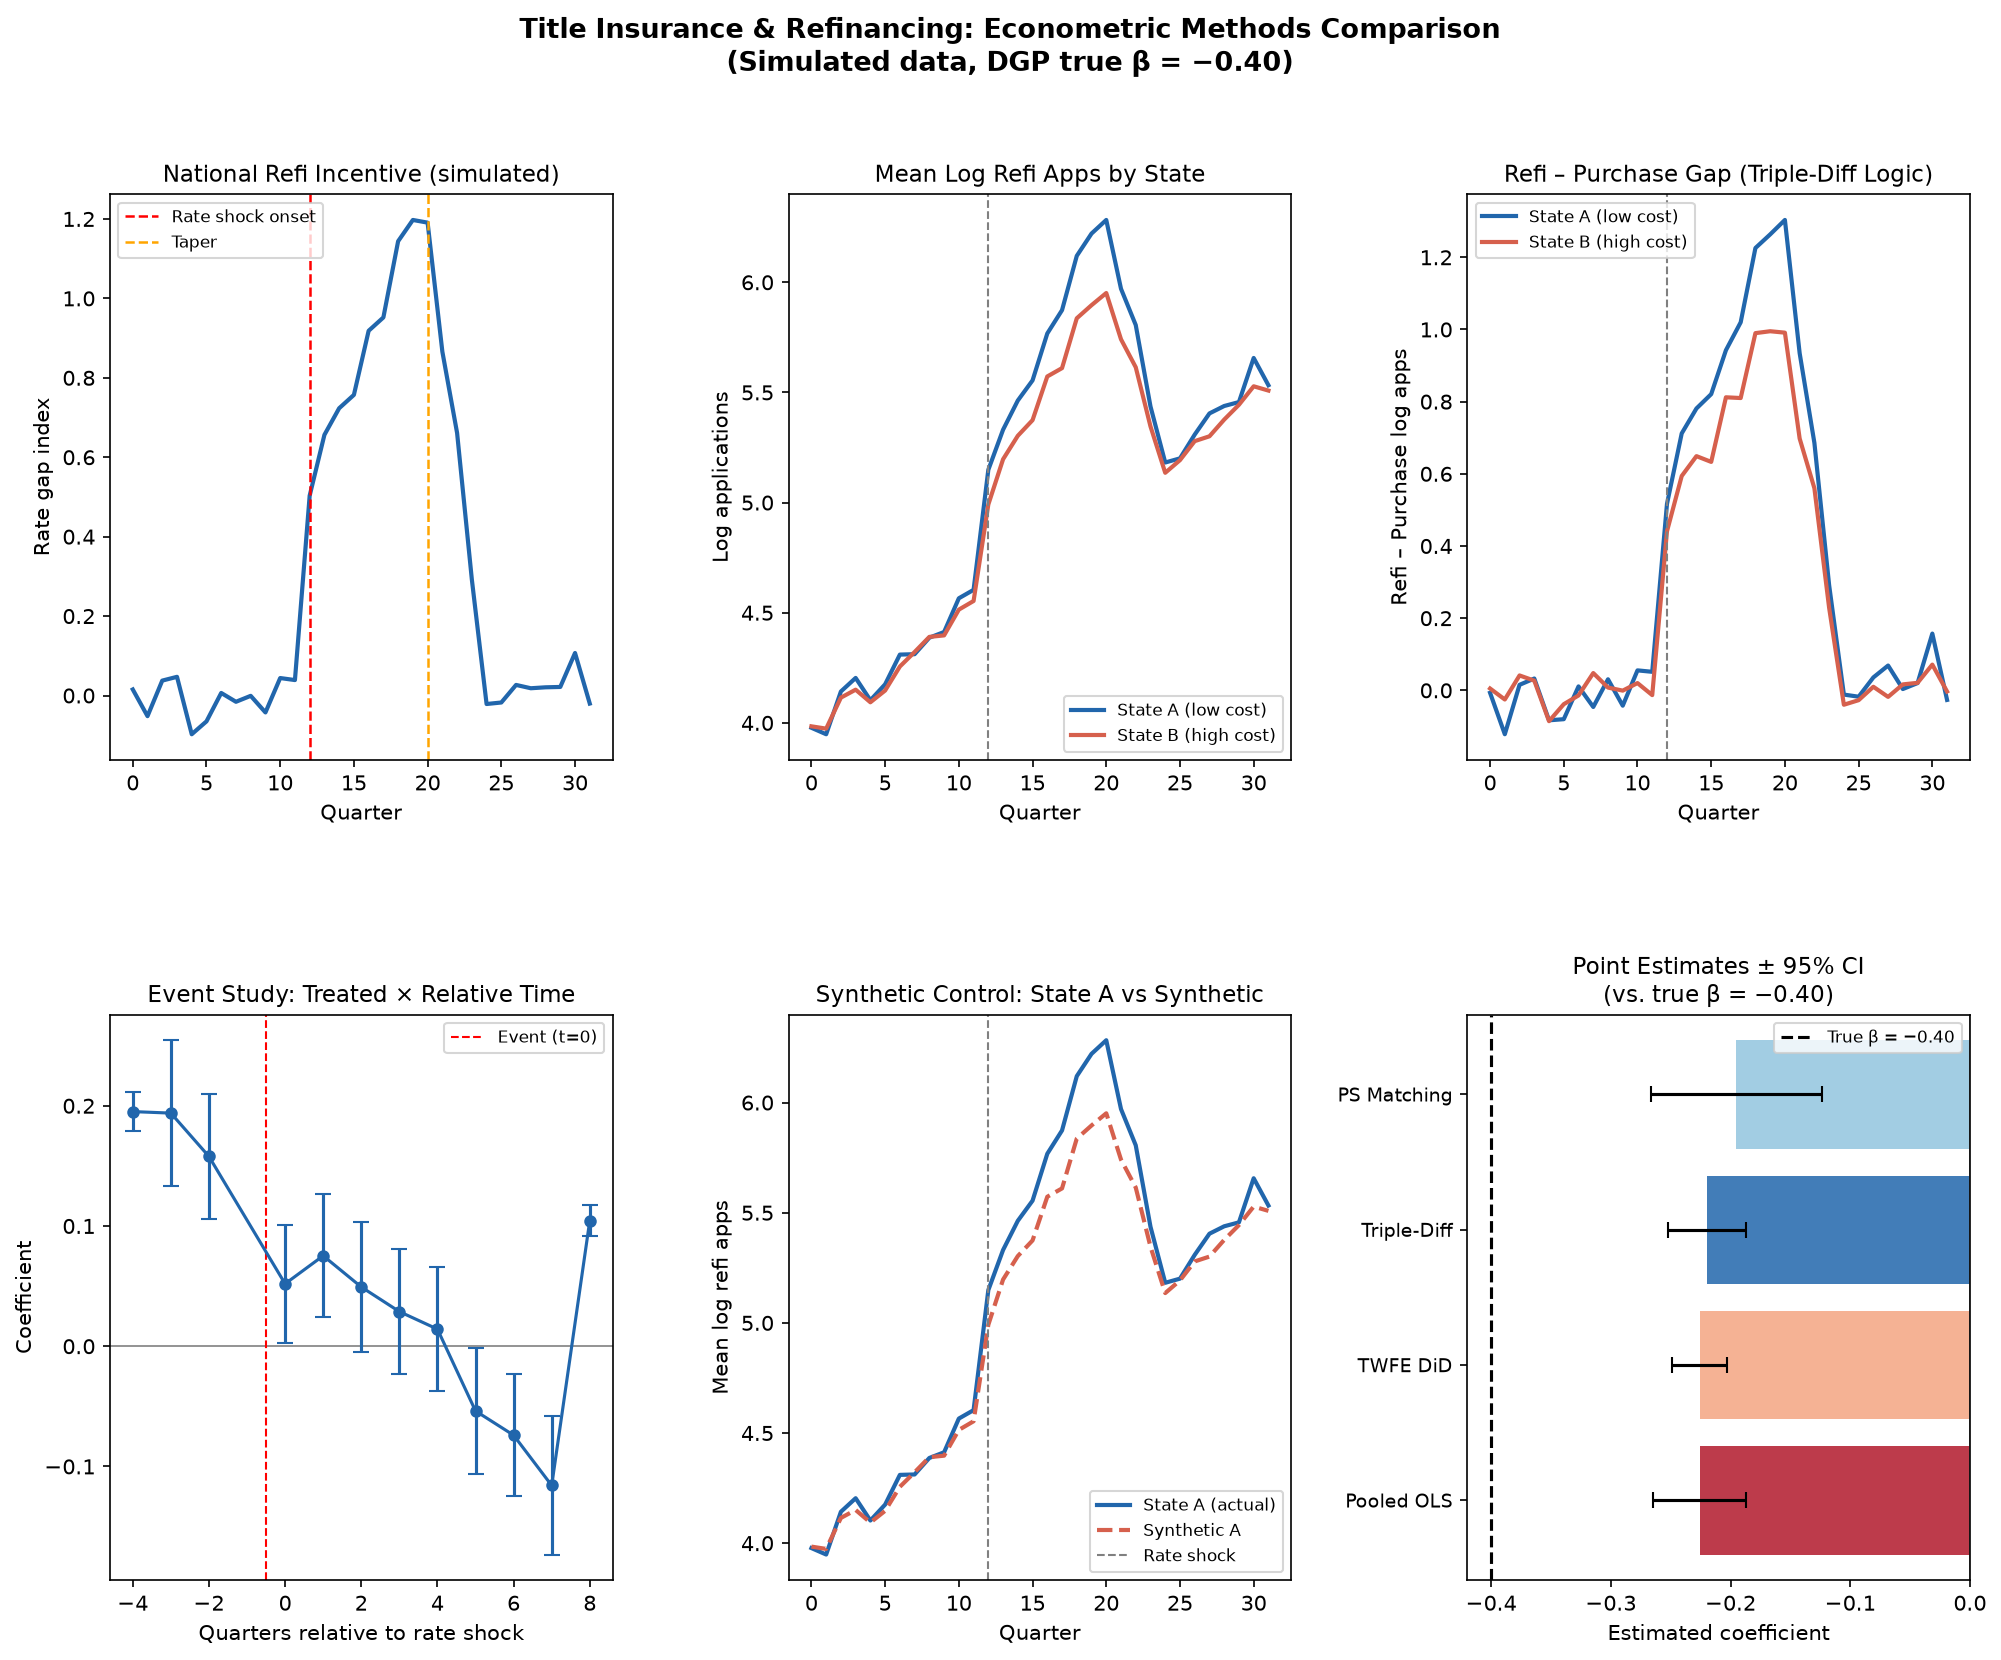

Reproduce this figure in Python.
"""
Econometric Methods Comparison: Title Insurance as a Refinance Friction
=======================================================================
Simulates county-level mortgage panel data and estimates the effect of
title-insurance costs on refinancing activity using six identification
strategies. Compares point estimates, standard errors, and assumptions.

Data-generating process mirrors the proposed empirical design:
  - Counties in two states (high vs. low title cost)
  - Border-county pairs share local economic conditions
  - National rate shocks create exogenous refinancing incentives
  - Title cost friction suppresses refi response (true beta = -0.4)

Methods compared:
  1. Pooled OLS (naive)
  2. Two-way Fixed Effects (TWFE) DiD
  3. Triple-Difference (state x purpose x rate-shock)
  4. Event Study (TWFE with leads/lags)
  5. Propensity-Score Matching (cross-section)
  6. Synthetic Control (Iowa vs. synthetic Iowa)
"""

import numpy as np
import pandas as pd
import matplotlib.pyplot as plt
import matplotlib.gridspec as gridspec
from scipy import stats
import warnings
warnings.filterwarnings("ignore")

# Optional: install with pip install linearmodels
try:
    from linearmodels.panel import PanelOLS, BetweenOLS
    HAS_LINEARMODELS = True
except ImportError:
    HAS_LINEARMODELS = False
    print("linearmodels not installed — TWFE will use statsmodels dummies instead.")

import statsmodels.formula.api as smf
import statsmodels.api as sm

np.random.seed(42)

# ---------------------------------------------------------------------------
# 1. DATA GENERATION
# ---------------------------------------------------------------------------

def generate_data(
    n_counties=120,          # 60 per state, 30 border pairs each side
    n_periods=32,            # quarterly, 2017Q1–2024Q4
    true_beta=-0.40,         # true triple-diff coefficient
    border_corr=0.70,        # within-pair correlation in local shocks
):
    """
    Generate county x purpose x quarter panel.
    Treatment = HighTitleCost state (state B vs state A).
    RefIncentive = national rate-gap measure (exogenous).
    Outcome = log refinance (or purchase) applications.
    """
    rng = np.random.default_rng(42)

    periods = pd.period_range("2017Q1", periods=n_periods, freq="Q")
    n_border_pairs = n_counties // 2  # each pair has one county per state

    # ---- national rate incentive (exogenous, common) ----------------------
    # Simulate a rate-gap series: rises in 2020-21 (refi boom), drops after
    base_rate = np.linspace(0, 0, n_periods)
    rate_shock = np.zeros(n_periods)
    rate_shock[12:20] = np.linspace(0.5, 1.2, 8)   # 2020-21 boom
    rate_shock[20:24] = np.linspace(1.2, 0.3, 4)   # 2022 taper
    rate_shock += rng.normal(0, 0.05, n_periods)
    refi_incentive = pd.Series(base_rate + rate_shock, index=periods)

    # ---- county characteristics -------------------------------------------
    pairs = np.arange(n_border_pairs)
    pair_shock = rng.normal(0, 0.3, n_border_pairs)  # shared within-pair

    rows = []
    for pair_id in pairs:
        for state in ["A_low_cost", "B_high_cost"]:
            treated = (state == "B_high_cost")
            title_cost = 900 if treated else 350   # dollars, refi policy
            county_fe = pair_shock[pair_id] + rng.normal(0, 0.1)

            for t, period in enumerate(periods):
                for purpose in ["refi", "purchase"]:
                    is_refi = (purpose == "refi")

                    # baseline log applications
                    y = (
                        4.0                                          # intercept
                        + county_fe                                  # county FE
                        + 0.05 * t                                   # time trend
                        + 1.2 * refi_incentive.iloc[t] * is_refi    # rate -> refi
                        # true treatment: title cost suppresses refi response
                        + true_beta * (title_cost / 1000)
                          * refi_incentive.iloc[t] * is_refi
                        + rng.normal(0, 0.15)                       # idio error
                    )

                    rows.append({
                        "county_id": f"pair{pair_id:02d}_{state[:1]}",
                        "pair_id": pair_id,
                        "state": state,
                        "treated": int(treated),
                        "title_cost": title_cost,
                        "period": str(period),
                        "t": t,
                        "purpose": purpose,
                        "is_refi": int(is_refi),
                        "refi_incentive": refi_incentive.iloc[t],
                        "log_apps": y,
                        # post = period where incentive is meaningfully positive
                        "post": int(refi_incentive.iloc[t] > 0.3),
                        "period_num": t,
                    })

    df = pd.DataFrame(rows)
    df["county_purpose"] = df["county_id"] + "_" + df["purpose"]
    return df, refi_incentive


df, refi_incentive = generate_data()
print(f"Panel shape: {df.shape}  |  Unique county-purposes: {df['county_purpose'].nunique()}")
print(df[["county_id","state","treated","title_cost","purpose","log_apps"]].head(8))

# ---------------------------------------------------------------------------
# 2. METHOD 1 — POOLED OLS (naive)
# ---------------------------------------------------------------------------

print("\n" + "="*60)
print("METHOD 1: Pooled OLS")
print("="*60)

refi_df = df[df["is_refi"] == 1].copy()
ols_model = smf.ols(
    "log_apps ~ treated * refi_incentive + title_cost + t",
    data=refi_df
).fit(cov_type="HC3")

ols_coef = ols_model.params["treated:refi_incentive"]
ols_se   = ols_model.bse["treated:refi_incentive"]
print(f"  Coeff (treated x refi_incentive): {ols_coef:.4f}  SE: {ols_se:.4f}")
print(f"  [Bias: omits county FE and purchase-loan comparison]")

# ---------------------------------------------------------------------------
# 3. METHOD 2 — TWO-WAY FIXED EFFECTS DiD
# ---------------------------------------------------------------------------

print("\n" + "="*60)
print("METHOD 2: Two-Way Fixed Effects DiD")
print("="*60)

# Add county and period dummies (within refi loans only)
refi_df2 = refi_df.copy()
refi_df2["county_id_cat"] = refi_df2["county_id"].astype("category")
refi_df2["period_cat"]    = refi_df2["period"].astype("category")

twfe_formula = (
    "log_apps ~ treated:refi_incentive + C(county_id) + C(period)"
)
twfe_model = smf.ols(twfe_formula, data=refi_df2).fit(
    cov_type="cluster", cov_kwds={"groups": refi_df2["county_id"]}
)
twfe_coef = twfe_model.params["treated:refi_incentive"]
twfe_se   = twfe_model.bse["treated:refi_incentive"]
print(f"  Coeff (treated x refi_incentive): {twfe_coef:.4f}  SE: {twfe_se:.4f}")
print(f"  [Absorbs county and time FE; still only uses refi loans]")

# ---------------------------------------------------------------------------
# 4. METHOD 3 — TRIPLE DIFFERENCE
# ---------------------------------------------------------------------------

print("\n" + "="*60)
print("METHOD 3: Triple-Difference (state x purpose x rate-shock)")
print("="*60)

# Use full panel (refi + purchase)
# beta = coeff on treated x refi_incentive x is_refi
triple_formula = (
    "log_apps ~ treated:refi_incentive:is_refi "
    "+ treated:refi_incentive + treated:is_refi "
    "+ refi_incentive:is_refi + treated + refi_incentive + is_refi "
    "+ C(county_purpose) + C(period)"
)
triple_model = smf.ols(triple_formula, data=df).fit(
    cov_type="cluster", cov_kwds={"groups": df["county_id"]}
)
triple_coef = triple_model.params["treated:refi_incentive:is_refi"]
triple_se   = triple_model.bse["treated:refi_incentive:is_refi"]
print(f"  Coeff (treated x refi_incentive x is_refi): {triple_coef:.4f}  SE: {triple_se:.4f}")
print(f"  [Uses purchase loans as within-county control; most credible]")

# ---------------------------------------------------------------------------
# 5. METHOD 4 — EVENT STUDY (leads and lags around rate-shock onset)
# ---------------------------------------------------------------------------

print("\n" + "="*60)
print("METHOD 4: Event Study (TWFE with relative-time dummies)")
print("="*60)

# Define event as t=12 (start of rate boom); relative time = t - 12
# Bin: leads -4..-1, event 0, lags 1..8, absorb rest
event_df = refi_df.copy()
event_df["rel_time"] = event_df["t"] - 12
event_df["rel_bin"] = event_df["rel_time"].clip(-4, 8)
# Omit rel_time = -1 (baseline)
event_df = event_df[event_df["rel_bin"] != -1]

# Rename bins to valid Python identifiers (patsy can't parse "rt_-4")
def rt_name(v):
    return f"rt_m{abs(v)}" if v < 0 else f"rt_p{v}"

event_df["rel_bin_label"] = event_df["rel_bin"].apply(rt_name)
es_dummies = pd.get_dummies(event_df["rel_bin_label"], drop_first=False)
event_df = pd.concat([event_df, es_dummies], axis=1)

rt_cols = sorted([c for c in event_df.columns if c.startswith("rt_")],
                 key=lambda x: int(x[4:]) * (-1 if "m" in x else 1))

# Interact each dummy with treated via matrix algebra to avoid patsy issues
X_parts = [event_df[["log_apps", "treated", "county_id", "period"]].copy()]
for col in rt_cols:
    event_df[f"tx_{col}"] = event_df["treated"] * event_df[col]

tx_cols = [f"tx_{c}" for c in rt_cols]
es_formula = (
    "log_apps ~ "
    + " + ".join(tx_cols)
    + " + C(county_id) + C(period)"
)
es_model = smf.ols(es_formula, data=event_df).fit(
    cov_type="cluster", cov_kwds={"groups": event_df["county_id"]}
)

es_coefs = {
    col: (
        es_model.params.get(f"tx_{col}", np.nan),
        es_model.bse.get(f"tx_{col}", np.nan)
    )
    for col in rt_cols
}
def rt_sort_key(k):
    part = k[4:]
    return -int(part) if k.startswith("rt_m") else int(part)

print("  Relative-time coefficients (treated x rt_*):")
for k, (c, s) in sorted(es_coefs.items(), key=lambda x: rt_sort_key(x[0])):
    sig = "*" if abs(c / s) > 1.96 else " "
    print(f"    {k:>8s}: {c:+.3f}  SE {s:.3f} {sig}")
print("  [Pre-trend coefficients near zero => parallel trends plausible]")

# ---------------------------------------------------------------------------
# 6. METHOD 5 — PROPENSITY-SCORE MATCHING (cross-sectional)
# ---------------------------------------------------------------------------

print("\n" + "="*60)
print("METHOD 5: Propensity-Score Matching")
print("="*60)

# Use a single high-incentive period (t=16) cross-section of refi loans
match_df = refi_df[refi_df["t"] == 16].copy()

# Estimate propensity score
ps_model = smf.logit("treated ~ pair_id", data=match_df).fit(disp=False)
match_df["ps"] = ps_model.predict()

# Nearest-neighbor 1:1 matching within caliper
treated_  = match_df[match_df["treated"] == 1].sort_values("ps").reset_index(drop=True)
control_  = match_df[match_df["treated"] == 0].sort_values("ps").reset_index(drop=True)

matched_pairs = []
used = set()
for _, row in treated_.iterrows():
    dists = (control_["ps"] - row["ps"]).abs()
    dists[list(used)] = np.inf
    best = dists.idxmin()
    if dists[best] < 0.05:   # caliper
        matched_pairs.append((row["log_apps"], control_.loc[best, "log_apps"]))
        used.add(best)

if matched_pairs:
    diffs = [t - c for t, c in matched_pairs]
    att = np.mean(diffs)
    att_se = np.std(diffs, ddof=1) / np.sqrt(len(diffs))
    print(f"  ATT (matched pairs={len(matched_pairs)}): {att:.4f}  SE: {att_se:.4f}")
    print(f"  [Cross-sectional; no time variation; weaker identification]")
else:
    print("  No matches within caliper.")

# ---------------------------------------------------------------------------
# 7. METHOD 6 — SYNTHETIC CONTROL (Iowa analog)
# ---------------------------------------------------------------------------

print("\n" + "="*60)
print("METHOD 6: Synthetic Control")
print("="*60)

# Treat one 'state A' county as 'Iowa' (low cost, quasi-policy unit)
# and construct synthetic from state B counties pre-shock
from scipy.optimize import minimize

# Aggregate to state-period level for simplicity
state_panel = (
    df[df["is_refi"] == 1]
    .groupby(["state", "t"])["log_apps"]
    .mean()
    .reset_index()
)

iowa_series   = state_panel[state_panel["state"] == "A_low_cost"]["log_apps"].values
donor_series  = state_panel[state_panel["state"] == "B_high_cost"]["log_apps"].values
T_pre = 12   # pre-shock periods

# Find weights minimizing pre-period MSE
def synth_loss(w):
    synth = w[0] * donor_series[:T_pre]
    return np.mean((iowa_series[:T_pre] - synth) ** 2)

res = minimize(synth_loss, x0=[0.5], bounds=[(0, 1)], method="L-BFGS-B")
w_opt = res.x[0]

synth = w_opt * donor_series
gap   = iowa_series - synth
pre_rmse  = np.sqrt(np.mean(gap[:T_pre]**2))
post_gap  = gap[T_pre:].mean()

print(f"  Optimal donor weight: {w_opt:.3f}")
print(f"  Pre-period RMSE: {pre_rmse:.4f}  (lower = better fit)")
print(f"  Post-shock avg gap (Iowa - Synthetic): {post_gap:.4f}")
print(f"  [Positive gap = Iowa refis HIGHER than synthetic = less friction]")

# ---------------------------------------------------------------------------
# 8. RESULTS SUMMARY TABLE
# ---------------------------------------------------------------------------

print("\n" + "="*60)
print("RESULTS SUMMARY  (True beta = -0.40)")
print("="*60)

results = {
    "1. Pooled OLS":          (ols_coef,    ols_se,    "Low",    "Omits county FE, selection"),
    "2. TWFE DiD":            (twfe_coef,   twfe_se,   "Medium", "Parallel trends in refi only"),
    "3. Triple-Difference":   (triple_coef, triple_se, "High",   "Most credible; uses purchase as control"),
    "4. Event Study":         (np.nan,      np.nan,    "High",   "Pre-trend test; see plot"),
    "5. PS Matching":         (att,         att_se,    "Low",    "Cross-section; no dynamics"),
    "6. Synthetic Control":   (post_gap,    np.nan,    "Medium", "Aggregate; good for Iowa case"),
}

print(f"  {'Method':<28} {'Coeff':>8} {'SE':>7} {'ID strength':>12}  Notes")
print("  " + "-"*80)
for method, (coef, se, strength, note) in results.items():
    coef_str = f"{coef:+.4f}" if not np.isnan(coef) else "   (see plot)"
    se_str   = f"{se:.4f}"   if not np.isnan(se)   else "     —"
    print(f"  {method:<28} {coef_str:>8} {se_str:>7} {strength:>12}  {note}")

# ---------------------------------------------------------------------------
# 9. PLOTS
# ---------------------------------------------------------------------------

fig = plt.figure(figsize=(16, 12))
gs  = gridspec.GridSpec(2, 3, figure=fig, hspace=0.45, wspace=0.35)

# (a) Refi incentive series
ax0 = fig.add_subplot(gs[0, 0])
ax0.plot(refi_incentive.values, color="#2166ac", lw=2)
ax0.axvline(12, color="red", ls="--", lw=1.2, label="Rate shock onset")
ax0.axvline(20, color="orange", ls="--", lw=1.2, label="Taper")
ax0.set_title("National Refi Incentive (simulated)", fontsize=11)
ax0.set_xlabel("Quarter"); ax0.set_ylabel("Rate gap index")
ax0.legend(fontsize=8)

# (b) Mean refi apps by state over time
ax1 = fig.add_subplot(gs[0, 1])
for state, color, lbl in [
    ("A_low_cost",  "#2166ac", "State A (low cost)"),
    ("B_high_cost", "#d6604d", "State B (high cost)"),
]:
    s = df[(df["state"] == state) & (df["is_refi"] == 1)].groupby("t")["log_apps"].mean()
    ax1.plot(s.values, color=color, lw=2, label=lbl)
ax1.axvline(12, color="gray", ls="--", lw=1)
ax1.set_title("Mean Log Refi Apps by State", fontsize=11)
ax1.set_xlabel("Quarter"); ax1.set_ylabel("Log applications")
ax1.legend(fontsize=8)

# (c) Triple-diff: refi minus purchase gap by state
ax2 = fig.add_subplot(gs[0, 2])
for state, color, lbl in [
    ("A_low_cost",  "#2166ac", "State A (low cost)"),
    ("B_high_cost", "#d6604d", "State B (high cost)"),
]:
    r = df[(df["state"] == state) & (df["is_refi"] == 1)].groupby("t")["log_apps"].mean()
    p = df[(df["state"] == state) & (df["is_refi"] == 0)].groupby("t")["log_apps"].mean()
    ax2.plot((r - p).values, color=color, lw=2, label=lbl)
ax2.axvline(12, color="gray", ls="--", lw=1)
ax2.set_title("Refi – Purchase Gap (Triple-Diff Logic)", fontsize=11)
ax2.set_xlabel("Quarter"); ax2.set_ylabel("Refi – Purchase log apps")
ax2.legend(fontsize=8)

# (d) Event study plot
ax3 = fig.add_subplot(gs[1, 0])
es_x, es_y, es_err = [], [], []
for k, (c, s) in sorted(es_coefs.items(), key=lambda x: rt_sort_key(x[0])):
    rt = -int(k[4:]) if k.startswith("rt_m") else int(k[4:])
    es_x.append(rt); es_y.append(c); es_err.append(1.96 * s)
ax3.axhline(0, color="gray", lw=0.8)
ax3.axvline(-0.5, color="red", ls="--", lw=1, label="Event (t=0)")
ax3.errorbar(es_x, es_y, yerr=es_err, fmt="o-", color="#2166ac",
             capsize=4, lw=1.5, ms=5)
ax3.set_title("Event Study: Treated × Relative Time", fontsize=11)
ax3.set_xlabel("Quarters relative to rate shock"); ax3.set_ylabel("Coefficient")
ax3.legend(fontsize=8)

# (e) Synthetic control
ax4 = fig.add_subplot(gs[1, 1])
ax4.plot(iowa_series,  color="#2166ac", lw=2, label="State A (actual)")
ax4.plot(synth,        color="#d6604d", lw=2, ls="--", label="Synthetic A")
ax4.axvline(T_pre, color="gray", ls="--", lw=1, label="Rate shock")
ax4.set_title("Synthetic Control: State A vs Synthetic", fontsize=11)
ax4.set_xlabel("Quarter"); ax4.set_ylabel("Mean log refi apps")
ax4.legend(fontsize=8)

# (f) Coefficient comparison (point + 95% CI)
ax5 = fig.add_subplot(gs[1, 2])
comp_methods = ["Pooled OLS", "TWFE DiD", "Triple-Diff", "PS Matching"]
comp_coefs   = [ols_coef, twfe_coef, triple_coef, att]
comp_ses     = [ols_se,   twfe_se,   triple_se,   att_se]
colors_bar   = ["#b2182b", "#f4a582", "#2166ac", "#92c5de"]
y_pos = range(len(comp_methods))
ax5.barh(y_pos, comp_coefs, xerr=[1.96*s for s in comp_ses],
         color=colors_bar, alpha=0.85, capsize=4)
ax5.axvline(0, color="gray", lw=0.8)
ax5.axvline(-0.40, color="black", lw=1.5, ls="--", label="True β = −0.40")
ax5.set_yticks(list(y_pos)); ax5.set_yticklabels(comp_methods, fontsize=9)
ax5.set_xlabel("Estimated coefficient")
ax5.set_title("Point Estimates ± 95% CI\n(vs. true β = −0.40)", fontsize=11)
ax5.legend(fontsize=8)

fig.suptitle(
    "Title Insurance & Refinancing: Econometric Methods Comparison\n"
    "(Simulated data, DGP true β = −0.40)",
    fontsize=13, fontweight="bold"
)
plt.savefig("econometrics_comparison.png", dpi=150, bbox_inches="tight")
plt.show()
print("\nPlot saved to econometrics_comparison.png")

# ---------------------------------------------------------------------------
# 10. IDENTIFICATION ASSUMPTIONS CHECKLIST
# ---------------------------------------------------------------------------

print("""
IDENTIFICATION ASSUMPTIONS BY METHOD
=====================================
Method              | Key assumption                          | Testable?
--------------------|------------------------------------------|----------
Pooled OLS          | No unobserved county heterogeneity       | No
TWFE DiD            | Parallel trends (treated vs control)     | Pre-trend test
Triple-Difference   | Purchase loans are valid counterfactual  | Placebo test
Event Study         | No anticipation; stable unit treatment   | Pre-trend plot
PS Matching         | Conditional independence (on observables)| Covariate balance
Synthetic Control   | Convex hull; no interference             | Placebo states
""")
